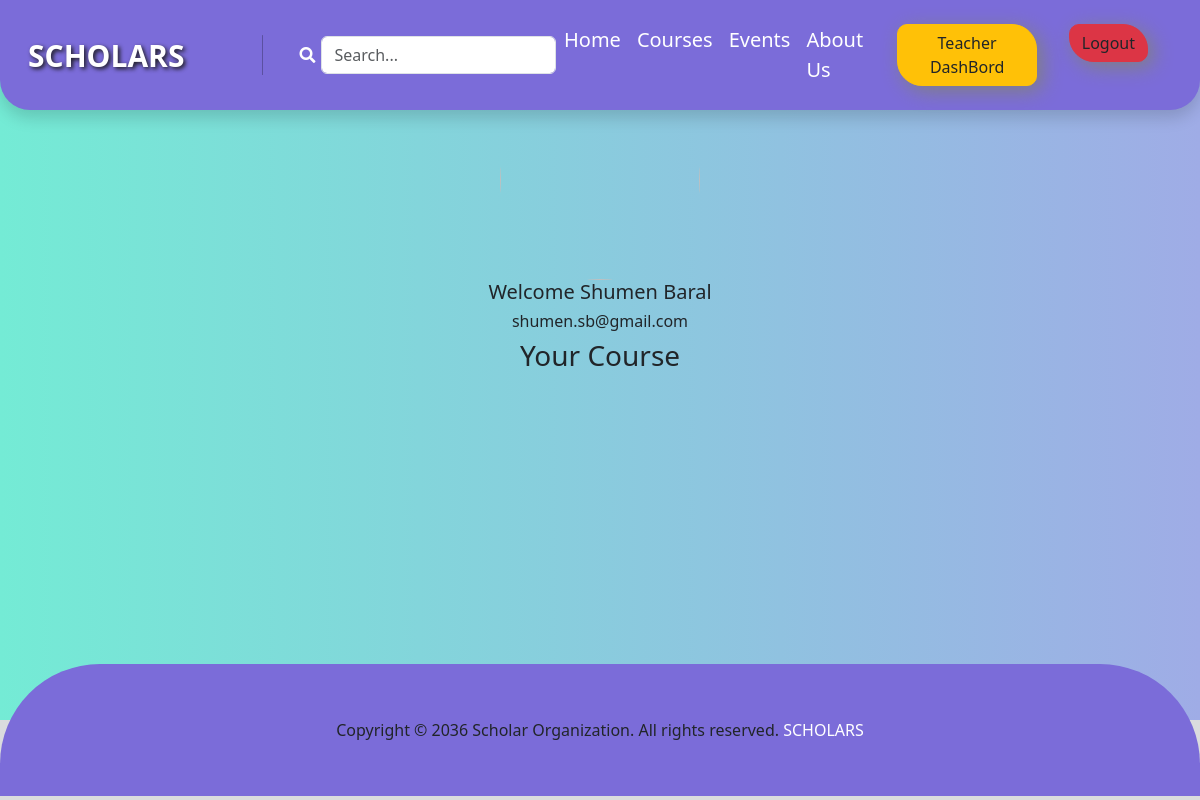
The app's page /course/student/ (signed in), older data.
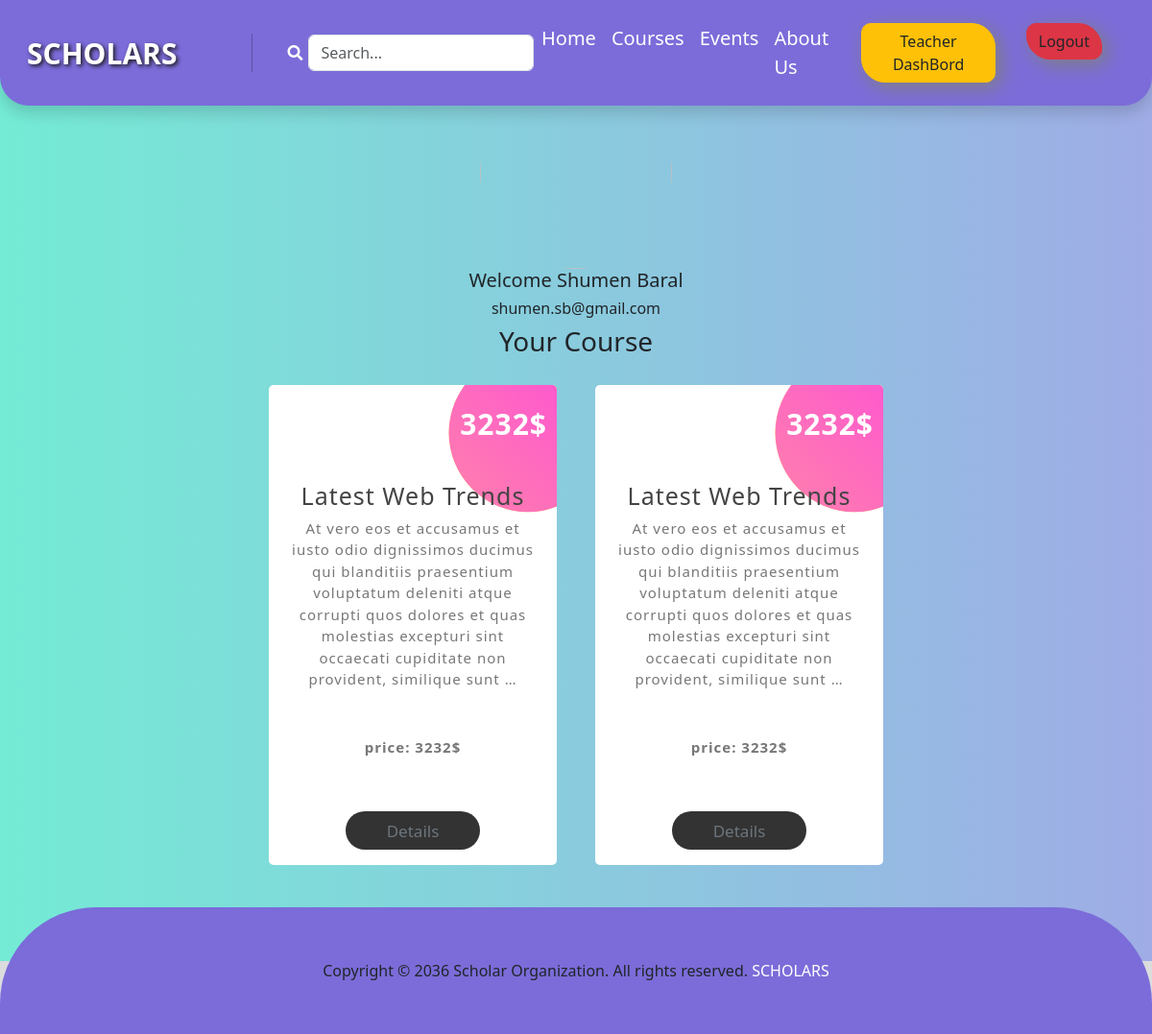
The same page, newer data.
### Course/models.py (models this page shows, shortened)
class EnrolledCourse(models.Model):
    user = models.ForeignKey(User,on_delete=models.CASCADE)
    date = models.DateTimeField(auto_now_add=True)
    courses = models.ForeignKey(AddCourse,on_delete=models.CASCADE)

class AddCourse(models.Model):
    teacher = models.ForeignKey(User, on_delete=models.CASCADE,related_name='teacher' )
    Course_Title  = models.CharField(max_length=100)
    price = models.DecimalField(max_digits=10, decimal_places=0 , null=True)
    Content = models.TextField()
    Type = models.ForeignKey(Type,on_delete=models.CASCADE)
    image = models.ImageField(upload_to='Course/media/uploads/', blank = True, null = True)

### Course/views.py (the view)
# urls.py: path('student/',views.StudentView.as_view(),name='student')
class StudentView(LoginRequiredMixin, ListView):
    model = models.EnrolledCourse
    template_name = 'StudentDashboard.html'
    context_object_name = 'enrolled'
    def get_queryset(self):
        user_id = self.request.user.id
        queryset =  models.EnrolledCourse.objects.filter(user_id=user_id)
        return queryset

### Course/templates/StudentDashboard.html
{% extends "base.html" %}
{% load static %}
{% block content %}
<section class='teacher_container hightContainer'>
    <div class='d-flex justify-content-center'>
        <img class='teacher-logo' src="{% static "img/studentlife.webp" %}" alt="">
    </div>
    <h5 class='text-center'>Welcome {{request.user.first_name}} {{request.user.last_name}} </h5>
    <h6 class='text-center'>{{ request.user.email }}</h6>
    <h3 class='text-center'>Your Course  </h3>
    <div class="Card_container">
        {% for i in enrolled %}
        <div class="box">
            <h3>{{i.courses.Course_Title}}</h3>
            <p class="">{{i.courses.Content|truncatewords:30}}</p>
            <p class=" fw-bold mt-5">price: {{i.courses.price}}$</p>
            <div class='d-flex justify-content-center gap-1'>
                <button><a class='text-decoration-none text-secondary' href="{% url "details_view" i.courses.id %}"> Details</a></button>
            </div>
            <span class='count'>{{i.courses.price}}$</span>
          </div>
        {% endfor %}
      </div>
</section>
{% endblock content %}

Row changes from the older to the newer data that the page shows:
added EnrolledCourse: courses.Course_Title "Latest Web Trends", courses.Content "At vero eos et accusamus et iusto odio dignissimos ducimus qui blanditiis praesentium voluptatum deleniti atque corrupti quos dolores et quas molestias excepturi sint occaecati cupiditate non provident, similique sunt …", courses.price "3232"
added EnrolledCourse: courses.Course_Title "Latest Web Trends", courses.Content "At vero eos et accusamus et iusto odio dignissimos ducimus qui blanditiis praesentium voluptatum deleniti atque corrupti quos dolores et quas molestias excepturi sint occaecati cupiditate non provident, similique sunt …", courses.price "3232"
